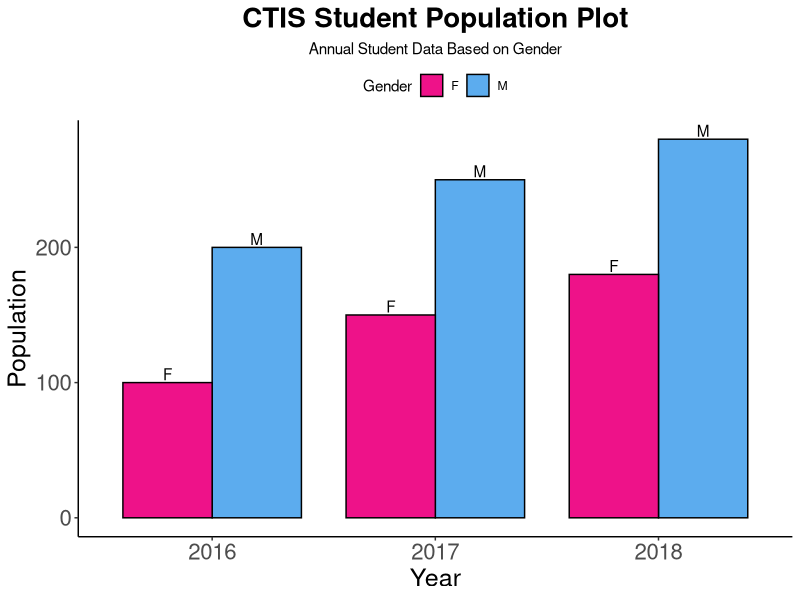

Write R code to recreate this figure.
# This script shows how to use ggplot2 to create a group barchart
# Need stringi package

# Colors in R
# http://www.stat.columbia.edu/~tzheng/files/Rcolor.pdf


# Function to clear console
cat("\014")
# Learn R version
getRversion()
# Clearing all plots
graphics.off()
# To empty an environment
rm(list = ls())

# Including ggplot2 library
library(ggplot2)

# create a dataset (Male and Female popultion in CTIS)
Year <- c(rep("2016" , 2) , rep("2017" , 2), rep("2018" , 2) )
Year
Group <- rep(c("M" , "F") , 3)
Group
Population = c(200, 100, 250, 150, 280, 180)
Population
data = data.frame(Year, Group, Population)
data
# We want Male first and then Female in the plot
data$Group <- factor(data$Group , levels = c('F', 'M'))
str(data)


colors <- c("deeppink2", "steelblue2")

plot1 <- ggplot(data, aes(fill = Group, y = Population, x = Year)) + 
  geom_bar(position="dodge", stat="identity", colour="black", width = 0.8) + 
  #theme(legend.position = "top") +
  scale_fill_manual(values = colors) + 
  geom_text(aes(label=..Group..), position = position_dodge(0.8), vjust=-0.2) +
  ggtitle(label = "CTIS Student Population Plot",
          subtitle = "Annual Student Data Based on Gender") +
  ylab("Population") +
  labs(fill = "Gender") +
  theme(panel.grid.major = element_blank(), panel.grid.minor = element_blank(),
        panel.background = element_blank(), axis.line = element_line(colour = "black"),
        plot.title = element_text(size = 20, face = "bold", hjust = 0.5),
        plot.subtitle = element_text(hjust = 0.5),
        legend.position = "top",
        axis.title.x = element_text(size = 18),
        axis.text.x = element_text(size = 16),
        axis.title.y = element_text(size = 18),
        axis.text.y = element_text(size = 16))
plot1
#ggsave("figure1.png", plot = plot1)
#dev.copy(png,'figure1.png')
#dev.off()
